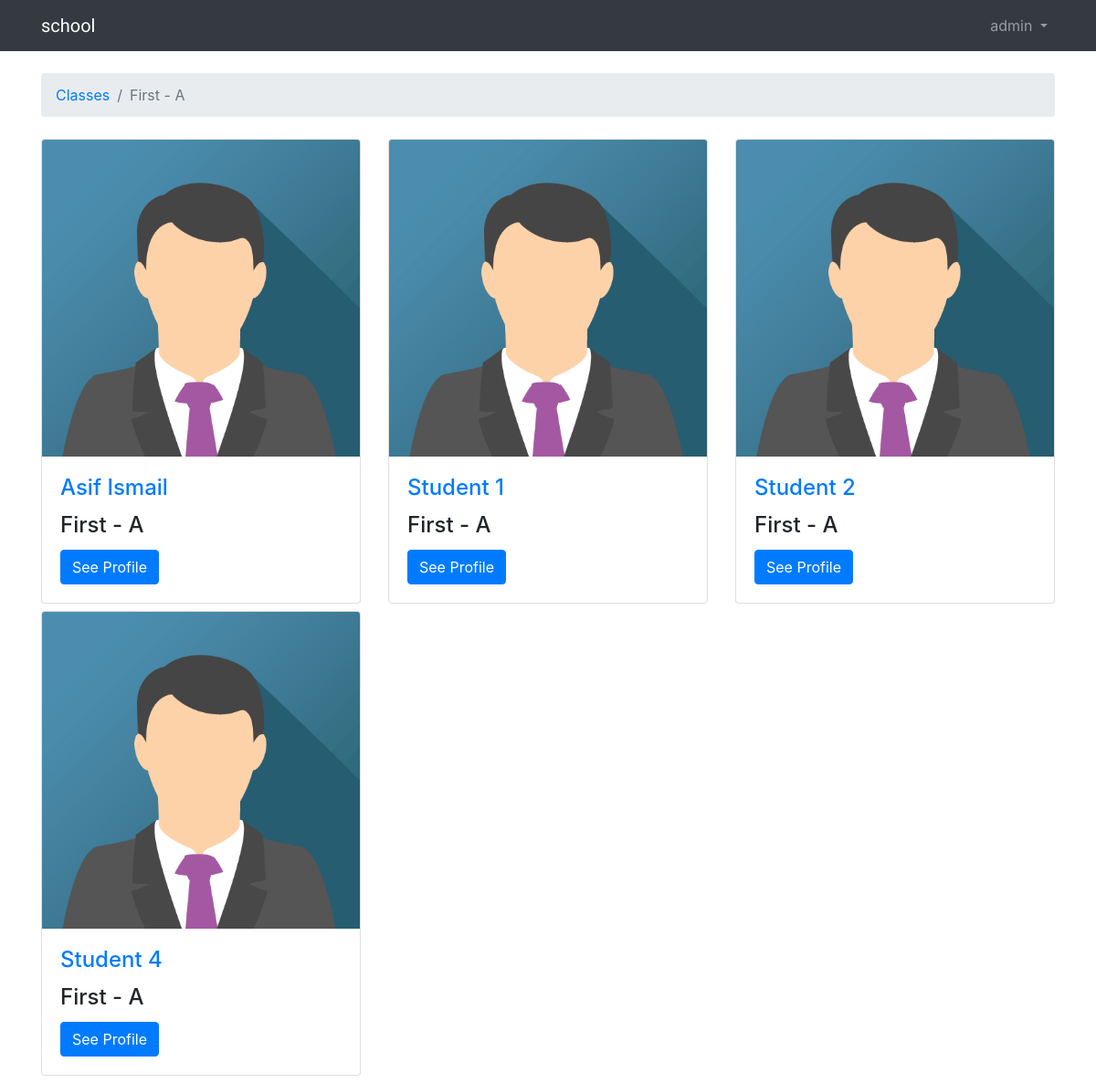
The page /class/1/ (signed in) on the database its author committed.
### school/models.py (models this page shows, shortened)
class Classes(models.Model):
    standard = models.CharField(max_length=250)
    division = models.CharField(max_length=25)

class Student(models.Model):
    name = models.CharField(max_length=250)
    standard = models.ForeignKey(Classes, related_name="student_classes", on_delete=models.CASCADE)
    division = models.CharField(max_length=25)
    subject = models.ForeignKey(Subject, related_name="subject", null=True, on_delete=models.CASCADE)
    optn_subject = models.ForeignKey(OptionalSubject, on_delete=models.CASCADE)

### school/views.py (the view)
# urls.py: path('class/<int:pk>/', views.StudentList.as_view(), name='classes'),
@method_decorator(login_required, name='dispatch')
class StudentList(generic.DetailView):
    model = Classes
    context_object_name = 'students'
    template_name = 'school/student_list.html'

### templates/school/student_list.html
{% extends 'school/base.html' %}
{% load static %}
{% block breadcrumb %}
  <li class="breadcrumb-item "><a href="{% url 'school:index' %}">Classes</a></li>
  <li class="breadcrumb-item active">{{students.standard}} - {{ students.division }}</li>
{% endblock %}
{% block content %}
    <div class="row">
    {% for student in students.student_classes.all %}
            <div class="col-lg-4 col-md-4">
            <div class="card mb-2" >
              <img class="card-img-top" src="{% static 'img/true.png' %}" alt="Card image" style="width:100%">
              <div class="card-body">
                <h4 class="card-title"><a href="{% url 'school:student' students.pk student.pk  %}">{{ student.name }}</a></h4>
                <h4 class="card-title">{{students.standard}} - {{ students.division }}</h4>
                <a href="#" class="btn btn-primary">See Profile</a>
              </div>
            </div>
            </div>
    {% endfor %}
    </div>
{% endblock %}

### templates/school/base.html (shortened to what this page needs)
{% load static %}<!DOCTYPE html>
<html>
  <head>
    <link rel="stylesheet" href="{% static 'css/bootstrap.min.css' %}">
    <link rel="stylesheet" href="{% static 'css/app.css' %}">
  </head>
  <body>
    {% block body %}
    <nav class="navbar navbar-expand-sm navbar-dark bg-dark">
      <div class="container">
        <a class="navbar-brand" href="{% url 'school:index' %}">school</a>
              <div class="collapse navbar-collapse" id="mainMenu">
                {% if user.is_authenticated %}
                  <ul class="navbar-nav ml-auto">
                    <li class="nav-item dropdown">
                      <a class="nav-link dropdown-toggle" href="#" id="userMenu" data-toggle="dropdown" aria-haspopup="true" aria-expanded="false">
                        {{ user.username }}
                      </a>
                    </li>
                  </ul>
                {% else %}
                  <form class="form-inline ml-auto">
                    <a href="{% url 'accounts:login' %}" class="btn btn-outline-secondary">Log in</a>
                    <a href="{% url 'accounts:signup' %}" class="btn btn-primary ml-2">Sign up</a>
                  </form>
                {% endif %}
              </div>
    </nav>
    <div class="container">
      <ol class="breadcrumb my-4">
        {% block breadcrumb %}
        {% endblock %}
      </ol>
      {% block content %}
      {% endblock %}
    </div>
    {% endblock body %}
  </body>
</html>

### static/css/app.css (style rules this page uses)
.navbar-brand { font-family: 'Charmonman', cursive; }

### rows shown on the page
Classes: standard "First", division "A"
Student: name "Asif Ismail"
Student: name "Student 1"
Student: name "Student 2"
Student: name "Student 4"

### other values the page prints
{{ user.username }} "admin"
